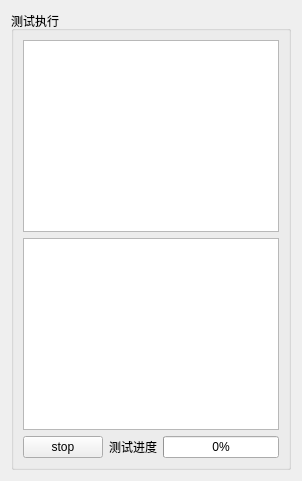
      <widget class="QWidget" name="testex">
       <property name="sizePolicy">
        <sizepolicy hsizetype="Maximum" vsizetype="Maximum">
         <horstretch>0</horstretch>
         <verstretch>0</verstretch>
        </sizepolicy>
       </property>
       <attribute name="title">
        <string>测试执行</string>
       </attribute>
       <layout class="QVBoxLayout" name="verticalLayout_9">
        <item>
         <widget class="QGroupBox" name="groupBox_3">
          <property name="title">
           <string>测试执行</string>
          </property>
          <layout class="QVBoxLayout" name="verticalLayout_5">
           <item>
            <widget class="QTreeView" name="treeView_testexec">
             <property name="sizePolicy">
              <sizepolicy hsizetype="Expanding" vsizetype="Expanding">
               <horstretch>0</horstretch>
               <verstretch>0</verstretch>
              </sizepolicy>
             </property>
            </widget>
           </item>
           <item>
            <widget class="QTextEdit" name="text_status"/>
           </item>
           <item>
            <layout class="QHBoxLayout" name="horizontalLayout_4">
             <item>
              <widget class="QPushButton" name="button_stop">
               <property name="text">
                <string>stop</string>
               </property>
               <property name="icon">
                <iconset resource="img.qrc">
                 <normaloff>:/img/stop.png</normaloff>:/img/stop.png</iconset>
               </property>
              </widget>
             </item>
             <item>
              <widget class="QLabel" name="label_progress">
               <property name="text">
                <string>测试进度</string>
               </property>
              </widget>
             </item>
             <item>
              <widget class="QProgressBar" name="progressBar">
               <property name="value">
                <number>0</number>
               </property>
              </widget>
             </item>
            </layout>
           </item>
          </layout>
         </widget>
        </item>
       </layout>
      </widget>
